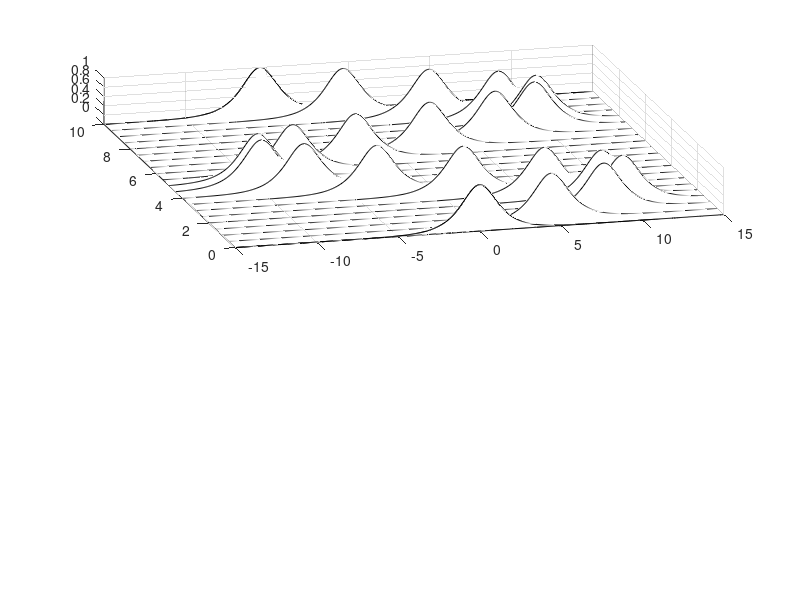

MATLAB code for this plot: (Note: this script raises an error after producing the figure.)
clear all; close all; clc;

T=30;
n=512;

t2 = linspace(-T/2,T/2,n+1);
t=t2(1:n);

k=(2*pi*T)*[0:n/2-1 -n/2:-1];
ks = fftshift(k);

slice=[0:0.5:10];
[T,S] = meshgrid(t,slice);
[K,S] = meshgrid(k,slice);

U = sech(T-10*sin(S)).*exp(i*10*T);
subplot(2,1,1)
waterfall(T,S,abs(U)), colormap([0 0 0]), view(-15,70)
noise = 220;
for j=1:length(slice)
    UT(j,:)=((fft(U(j,:))+noise*(randn(1,n)+i*randn(1,n))));
    UN(j,:)=ifft(UT(j,:));
end
%subplot(2,1,2)
%waterfall(fftshift(K),S,abs(fftshift(UT))), view(-15,70)
%subplot(2,1,1)
%waterfall(T,S,abs(UN)),view(-15,70)
   

%ut=fft(u);
%
%noise = 20;
%
%%subplot(2,1,1), plot(t,u,'r', t,abs(un),'k');
%%subplot(2,1,2), plot(ks, abs(fftshift(ut))/max(fftshift(ut)),'r', ks, abs(fftshift(utn))/max(fftshift(utn)),'b')
%

[T,FS]=meshgrid(0,slice);
%FT=zeros(T)

rel = 100;
for j=1:rel
    %UTNL(j,:)=ut+noise*(randn(1,n)+i*randn(1,n));
    %UTNI(j,:)=ifft(utn);
    FS(j,:)=FS(j,:)+UT();
end

